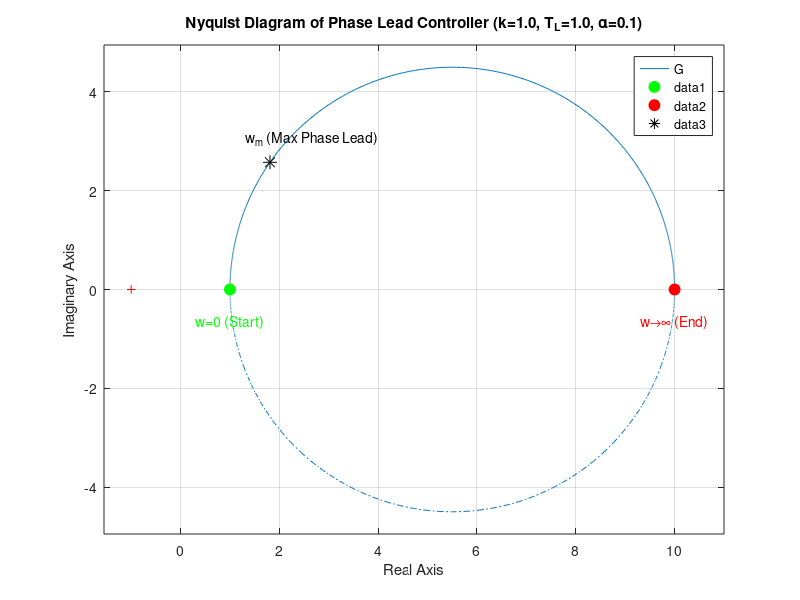

This figure's MATLAB source:
% EE352 Automatic Control - Week 11 Activity 01
% Phase Lead Controller Nyquist Diagram
% System: G(s) = k*(1 + T_L*s) / (1 + alpha*T_L*s)

clc;
clear;
close all;

%% Define Generic Parameters
% Since k, T_L, and alpha (<1) are parameters, we choose representative
% numerical values to plot a sketch of the Nyquist diagram.
k = 1;
T_L = 1;
alpha = 0.1; % Note: alpha MUST be < 1 for a phase lead controller

fprintf('--- Phase Lead Controller Parameters ---\n');
fprintf('k       = %.2f\n', k);
fprintf('T_L     = %.2f\n', T_L);
fprintf('alpha   = %.2f\n\n', alpha);

%% Define Transfer Function G(s)
s = tf('s');
G = k * (1 + T_L * s) / (1 + alpha * T_L * s);

disp('Transfer Function G(s):');
disp(G);

%% Determine Key Points Analytically
% 1. Start point (w -> 0): G(j0) = k
% 2. End point (w -> infinity): G(j inf) = k / alpha
% 3. Frequency of maximum phase lead: wm = 1 / (T_L * sqrt(alpha))
w_start = 0;
w_end = inf;
G_start = k;
G_end = k / alpha;
wm = 1 / (T_L * sqrt(alpha));

fprintf('--- Key Nyquist Points ---\n');
fprintf('Start point (w=0):     G(j0) = %.2f\n', G_start);
fprintf('End point (w->inf):    G(j inf) = %.2f\n', G_end);
fprintf('Freq max phase lead:   w_m = %.2f rad/s\n\n', wm);

%% Plot Nyquist Diagram
figure('Name', 'Nyquist Diagram: Phase Lead Controller');
nyquist(G);
hold on;
grid on;
title(sprintf('Nyquist Diagram of Phase Lead Controller (k=%.1f, T_L=%.1f, \\alpha=%.1f)', k, T_L, alpha));

% Re-adjust axes slightly for better viewing of annotations
axes_lim = axis;
axis([min(0, axes_lim(1)) (G_end + 1) axes_lim(3) axes_lim(4)]);

% Highlight important points mathematically
plot(G_start, 0, 'go', 'MarkerSize', 8, 'MarkerFaceColor', 'g');
text(G_start, -0.5, 'w=0 (Start)', 'Color', 'g', 'VerticalAlignment', 'top', 'HorizontalAlignment','center');

plot(G_end, 0, 'ro', 'MarkerSize', 8, 'MarkerFaceColor', 'r');
text(G_end, -0.5, 'w\rightarrow\infty (End)', 'Color', 'r', 'VerticalAlignment', 'top', 'HorizontalAlignment','center');

% Maximum phase point roughly occurs at center of the upper arc
[re, im, w_vec] = nyquist(G); % Get raw data
re = squeeze(re); im = squeeze(im); w_vec = squeeze(w_vec);
% Find the point matching wm closest
[~, idx_wm] = min(abs(w_vec - wm));
plot(re(idx_wm), im(idx_wm), 'k*', 'MarkerSize', 10);
text(re(idx_wm)-0.5, im(idx_wm)+0.5, 'w_m (Max Phase Lead)', 'Color', 'k');

%% Add Explanation
fprintf('--- Nyquist Diagram Sketch Analysis ---\n');
fprintf('For negative frequencies (-w), the plot is a reflection across the real axis.\n');
fprintf('For positive frequencies (+w), the plot is a semi-circle in the UPPER half-plane.\n');
fprintf('This upper semi-circle represents the characteristic "Phase Lead"\n');
fprintf('(since angle is positive) as frequency increases from 0 to infinity.\n');
